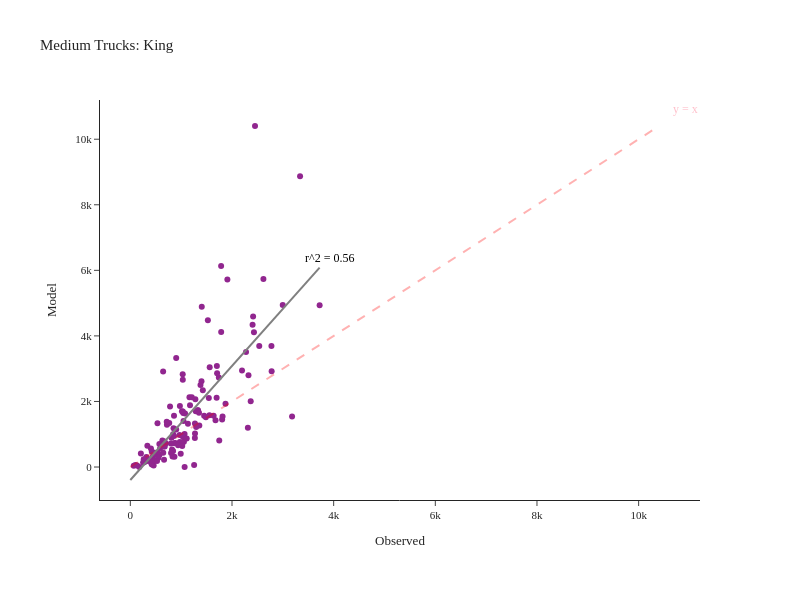

Write notebook code for a chart like this one.
### Code cell
fig = create_truck_chart(df_daily_med, 'Medium', 'King')
fig.show()

### Figure 1 — Plotly figure (JSON) as saved in the notebook; plotly's stock layout.template omitted (floating-point values rounded to 4 significant figures; data arrays with more than 128 entries replaced by an {"elided": "..."} marker saying what was removed)
{"data": [{"customdata": {"elided": "132x2 str values"}, "hovertemplate": "Observed=%{x}<br>Model=%{y}<br>location=%{customdata[0]}<br>County=%{customdata[1]}<extra></extra>", "legendgroup": "", "line": {"color": "Grey", "width": 2}, "marker": {"color": "#91268F", "symbol": "circle"}, "mode": "markers", "name": "", "orientation": "v", "showlegend": false, "type": "scatter", "x": {"elided": "132 int values"}, "xaxis": "x", "y": {"elided": "132 int values"}, "yaxis": "y"}, {"hovertemplate": "Observed=%{x}<br>Model=%{y}<extra></extra>", "legendgroup": "", "line": {"color": "Grey", "dash": "solid", "width": 2}, "marker": {"symbol": "circle"}, "mode": "lines", "name": "", "orientation": "v", "showlegend": false, "type": "scatter", "x": [0.0, 37.62, 75.23, 112.8, 150.5, 188.1, 225.7, 263.3, 300.9, 338.5, 376.2, 413.8, 451.4, 489.0, 526.6, 564.2, 601.9, 639.5, 677.1, 714.7, 752.3, 789.9, 827.6, 865.2, 902.8, 940.4, 978.0, 1016.0, 1053.0, 1091.0, 1128.0, 1166.0, 1204.0, 1241.0, 1279.0, 1317.0, 1354.0, 1392.0, 1429.0, 1467.0, 1505.0, 1542.0, 1580.0, 1617.0, 1655.0, 1693.0, 1730.0, 1768.0, 1806.0, 1843.0, 1881.0, 1918.0, 1956.0, 1994.0, 2031.0, 2069.0, 2107.0, 2144.0, 2182.0, 2219.0, 2257.0, 2295.0, 2332.0, 2370.0, 2407.0, 2445.0, 2483.0, 2520.0, 2558.0, 2596.0, 2633.0, 2671.0, 2708.0, 2746.0, 2784.0, 2821.0, 2859.0, 2896.0, 2934.0, 2972.0, 3009.0, 3047.0, 3085.0, 3122.0, 3160.0, 3197.0, 3235.0, 3273.0, 3310.0, 3348.0, 3385.0, 3423.0, 3461.0, 3498.0, 3536.0, 3574.0, 3611.0, 3649.0, 3686.0, 3724.0], "xaxis": "x", "y": [-396.0, -330.5, -265.1, -199.7, -134.2, -68.78, -3.338, 62.1, 127.5, 193.0, 258.4, 323.9, 389.3, 454.8, 520.2, 585.6, 651.1, 716.5, 782.0, 847.4, 912.8, 978.3, 1044.0, 1109.0, 1175.0, 1240.0, 1306.0, 1371.0, 1436.0, 1502.0, 1567.0, 1633.0, 1698.0, 1764.0, 1829.0, 1894.0, 1960.0, 2025.0, 2091.0, 2156.0, 2222.0, 2287.0, 2353.0, 2418.0, 2483.0, 2549.0, 2614.0, 2680.0, 2745.0, 2811.0, 2876.0, 2942.0, 3007.0, 3072.0, 3138.0, 3203.0, 3269.0, 3334.0, 3400.0, 3465.0, 3531.0, 3596.0, 3661.0, 3727.0, 3792.0, 3858.0, 3923.0, 3989.0, 4054.0, 4120.0, 4185.0, 4250.0, 4316.0, 4381.0, 4447.0, 4512.0, 4578.0, 4643.0, 4708.0, 4774.0, 4839.0, 4905.0, 4970.0, 5036.0, 5101.0, 5167.0, 5232.0, 5297.0, 5363.0, 5428.0, 5494.0, 5559.0, 5625.0, 5690.0, 5756.0, 5821.0, 5886.0, 5952.0, 6017.0, 6083.0], "yaxis": "y"}], "layout": {"annotations": [{"align": "right", "font": {"color": "pink", "size": 12}, "showarrow": false, "text": "y = x", "x": 10920.0, "y": 10920.0}, {"align": "right", "font": {"color": "black", "size": 12}, "showarrow": false, "text": "r^2 = 0.56", "x": 3910.0, "y": 6387.0}], "height": 600, "legend": {"tracegroupgap": 0}, "margin": {"b": 100, "l": 100, "r": 100, "t": 100}, "shapes": [{"line": {"color": "Red", "dash": "dash", "width": 2}, "type": "line", "x0": 0, "x1": 10402, "y0": 0, "y1": 10402}], "title": {"text": "Medium Trucks: King"}, "width": 800, "xaxis": {"anchor": "y", "domain": [0.0, 1.0], "title": {"text": "Observed"}}, "yaxis": {"anchor": "x", "domain": [0.0, 1.0], "title": {"text": "Model"}}}}
